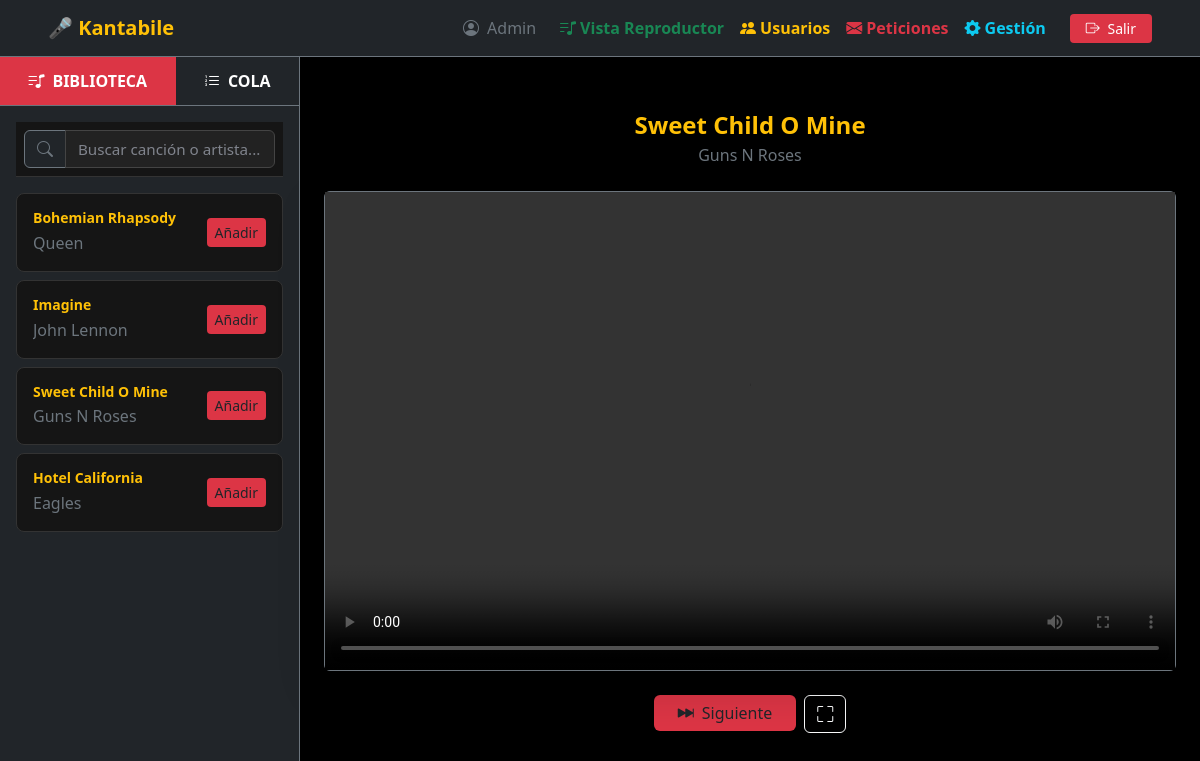
The app's page /usuario/canciones.php (signed in) with its own data.
### tables this page shows
CREATE TABLE `canciones` (
  `id` int(11) NOT NULL,
  `titulo` varchar(200) NOT NULL,
  `artista` varchar(100) NOT NULL,
  `estilo` varchar(100) NOT NULL,
  `archivo` varchar(255) NOT NULL
);

### usuario/canciones.php (the view, shortened to what this page needs)
<?php
include '../includes/conexion.php';
$idUsuario = $_SESSION['idUsuario'];
$consulta_primeraCancion = "SELECT * FROM cola WHERE id_usuario = '$idUsuario' ORDER BY id ASC LIMIT 1";
$result_primera = mysqli_query($conn, $consulta_primeraCancion);
$primera = mysqli_fetch_assoc($result_primera);
$cancion_actual = null;
if ($primera) {
    $idCancionActual = $primera['id_cancion'];
    $result_cancion = mysqli_query($conn, "SELECT * FROM canciones WHERE id = '$idCancionActual'");
    $cancion_actual = mysqli_fetch_assoc($result_cancion);
}
$result_cola = mysqli_query($conn, "SELECT * FROM cola WHERE id_usuario = '$idUsuario' ORDER BY id ASC");
$resultado_canciones = mysqli_query($conn, "SELECT * FROM canciones");
?>
<!DOCTYPE html>
<html lang="es">
<head>
    <link href="https://cdn.jsdelivr.net/npm/bootstrap@5.3.2/dist/css/bootstrap.min.css" rel="stylesheet">
    <link rel="stylesheet" href="https://cdn.jsdelivr.net/npm/bootstrap-icons@1.11.1/font/bootstrap-icons.css">
    <link rel="stylesheet" href="../css/styles.css">
</head>
<body class="text-light page-canciones">
    <?php include '../includes/navbar.php'; ?>
    <div class="container-fluid">
        <div class="row">
            <div class="col-12 col-lg-4 col-xl-3 border-end border-secondary bg-dark px-0">
                <ul class="nav nav-pills nav-fill border-bottom border-secondary">
                    <li class="nav-item">
                        <button class="nav-link active fw-bold" data-bs-toggle="pill" data-bs-target="#tab-biblioteca">
                            <i class="bi bi-music-note-list me-2"></i>BIBLIOTECA
                        </button>
                    </li>
                    <li class="nav-item">
                        <button class="nav-link fw-bold" data-bs-toggle="pill" data-bs-target="#tab-cola">
                            <i class="bi bi-list-ol me-2"></i>COLA
                        </button>
                    </li>
                </ul>
                <div class="tab-content">
                    <div class="tab-pane fade show active" id="tab-biblioteca">
                        <div class="search-container py-2 px-2 ms-3 me-3 mb-0 mt-3">
                            <div class="input-group">
                                <span class="input-group-text bg-dark border-secondary text-secondary"><i class="bi bi-search"></i></span>
                                <input type="text" id="inputBusqueda" class="form-control form-control-dark" placeholder="Buscar canción o artista...">
                            </div>
                        </div>
                        <div class="sidebar-scroll p-3" id="listaCanciones">
                            <?php while ($row = mysqli_fetch_assoc($resultado_canciones)) { ?>
                                <div class="item-cancion d-flex justify-content-between align-items-center p-3 card-dark mb-2"
                                    data-titulo="<?= strtolower($row['titulo']) ?>"
                                    data-artista="<?= strtolower($row['artista']) ?>">
                                    <div class="overflow-hidden">
                                        <h6 class="mb-1 fw-bold text-warning text-truncate small"><?= $row['titulo'] ?></h6>
                                        <p class="mb-0 text-secondary smaller text-truncate"><?= $row['artista'] ?></p>
                                    </div>
                                    <form action="cancion_añadir.php" method="POST" class="ms-2">
                                        <button type="submit" class="btn btn-main btn-sm">Añadir</button>
                                    </form>
                                </div>
                            <?php } ?>
                        </div>
                    </div>
                            <?php if (mysqli_num_rows($result_cola) > 0) {
                                mysqli_data_seek($result_cola, 0);
                                while ($row = mysqli_fetch_assoc($result_cola)) {
                                    $idC = $row['id_cancion'];
                                    $res_c = mysqli_query($conn, "SELECT * FROM canciones WHERE id = '$idC'");
                            ?>
                                <?php }
                            } else { ?>
                                <p class="text-center text-muted py-5">Cola vacía</p>
                            <?php } ?>
                </div>
            </div>
            <div class="col-12 col-lg-8 col-xl-9 player-height bg-black py-4">
                <?php if ($cancion_actual) { ?>
                    <div class="container-fluid text-center">
                        <h2 class="h4 fw-bold text-warning mb-1"><?= $cancion_actual['titulo'] ?></h2>
                        <p class="text-secondary mb-4"><?= $cancion_actual['artista'] ?></p>
                        <div class="ratio ratio-16x9 bg-dark rounded shadow-lg border border-secondary mb-4 mx-auto" style="max-width: 900px;">
                            <video id="videoKaraoke" controls preload="metadata">
                                <source src="<?= $cancion_actual['archivo'] ?>" type="video/mp4">
                            </video>
                        </div>
                        <div class="d-flex justify-content-center gap-2">
                            <form action="" method="POST">
                                <button name="siguiente" class="btn btn-main px-4"><i class="bi bi-skip-forward-fill me-2"></i>Siguiente</button>
                            </form>
                            <button id="btnFullscreen" class="btn btn-outline-light"><i class="bi bi-fullscreen"></i></button>
                        </div>
                    </div>
                <?php } ?>
            </div>
</body>
</html>

### css/styles.css (style rules this page uses)
body { background: linear-gradient(135deg, #0f0f0f, #1c1c1c); min-height: 100vh; font-family: 'Segoe UI', Tahoma, sans-serif; }
.card-dark { background-color: #1e1e1e; border: none; border-radius: 10px; }
.form-control { background-color: #2a2a2a; border: none; color: #ffffff; }
.form-control::placeholder { color: #80848d !important; }
.btn-main { background-color: #dc3545; border: none; }
.card-dark { background-color: #151515; border: 1px solid #333; border-radius: 8px; }
.sidebar-scroll { height: calc(100vh - 180px); overflow-y: auto; }
@media (min-width: 992px) { .player-height { height: calc(100vh - 70px); display: flex; align-items: center; } }
.nav-pills .nav-link { color: #fff; border-radius: 0; padding: 12px; }
.nav-pills .nav-link.active { background-color: #dc3545 !important; }
.search-container { background: #151515; padding: 10px; border-bottom: 1px solid #333; }
.form-control-dark { background: #222; border: 1px solid #444; color: white; }
.page-canciones { background-color: #000; }
.page-canciones input::placeholder, .page-canciones textarea::placeholder { color: #cdd1da; font-size: 0.95em; }

### records on screen
canciones: titulo "Bohemian Rhapsody", artista "Queen"
canciones: titulo "Imagine", artista "John Lennon"
canciones: titulo "Sweet Child O Mine", artista "Guns N Roses"
canciones: titulo "Hotel California", artista "Eagles"

### other values on screen
$_SESSION["nombre"] "Admin"
